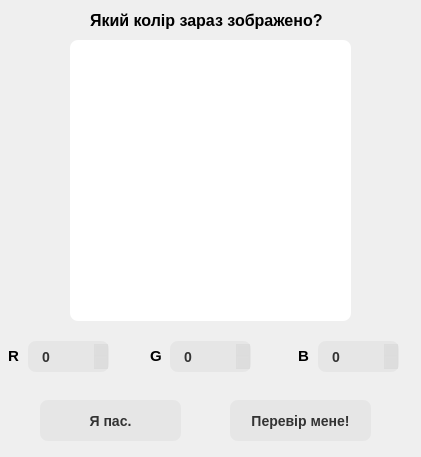
<?xml version="1.0" encoding="UTF-8"?>
<ui version="4.0">
 <class>GameWindow</class>
 <widget class="QWidget" name="GameWindow">
  <property name="geometry">
   <rect>
    <x>0</x>
    <y>0</y>
    <width>421</width>
    <height>457</height>
   </rect>
  </property>
  <property name="minimumSize">
   <size>
    <width>421</width>
    <height>457</height>
   </size>
  </property>
  <property name="maximumSize">
   <size>
    <width>421</width>
    <height>457</height>
   </size>
  </property>
  <property name="windowTitle">
   <string>Вгадай колір</string>
  </property>
  <property name="windowIcon">
   <iconset>
    <normaloff>images/Guess the color.png</normaloff>images/Guess the color.png</iconset>
  </property>
  <widget class="QPushButton" name="pushButton_2">
   <property name="geometry">
    <rect>
     <x>40</x>
     <y>400</y>
     <width>141</width>
     <height>41</height>
    </rect>
   </property>
   <property name="font">
    <font>
     <family>Arial</family>
     <pointsize>-1</pointsize>
     <bold>true</bold>
    </font>
   </property>
   <property name="styleSheet">
    <string notr="true">  background-color: rgba(51, 51, 51, 0.05);
  border-radius: 8px;
  color: #333333;
  font-size: 14px;</string>
   </property>
   <property name="text">
    <string>Я пас.</string>
   </property>
  </widget>
  <widget class="QLabel" name="label_2">
   <property name="geometry">
    <rect>
     <x>8</x>
     <y>348</y>
     <width>16</width>
     <height>16</height>
    </rect>
   </property>
   <property name="font">
    <font>
     <family>Arial</family>
     <pointsize>11</pointsize>
     <bold>true</bold>
    </font>
   </property>
   <property name="text">
    <string>R</string>
   </property>
  </widget>
  <widget class="QPushButton" name="pushButton">
   <property name="geometry">
    <rect>
     <x>230</x>
     <y>400</y>
     <width>141</width>
     <height>41</height>
    </rect>
   </property>
   <property name="font">
    <font>
     <family>Arial</family>
     <pointsize>-1</pointsize>
     <bold>true</bold>
    </font>
   </property>
   <property name="styleSheet">
    <string notr="true">  background-color: rgba(51, 51, 51, 0.05);
  border-radius: 8px;
  color: #333333;
  font-size: 14px;



</string>
   </property>
   <property name="text">
    <string>Перевір мене!</string>
   </property>
  </widget>
  <widget class="QSpinBox" name="spinBox_3">
   <property name="geometry">
    <rect>
     <x>318</x>
     <y>341</y>
     <width>81</width>
     <height>31</height>
    </rect>
   </property>
   <property name="font">
    <font>
     <family>Arial</family>
     <pointsize>-1</pointsize>
     <fontweight>Medium</fontweight>
    </font>
   </property>
   <property name="styleSheet">
    <string notr="true">  background-color: rgba(51, 51, 51, 0.05);
  border-radius: 8px;
  border-width: 0;
  color: #333333;
  font-size: 14px;
  font-weight: 500;
  line-height: 20px;
  padding: 10px 12px;

</string>
   </property>
   <property name="maximum">
    <number>255</number>
   </property>
  </widget>
  <widget class="QLabel" name="label_3">
   <property name="geometry">
    <rect>
     <x>150</x>
     <y>348</y>
     <width>16</width>
     <height>16</height>
    </rect>
   </property>
   <property name="font">
    <font>
     <pointsize>11</pointsize>
     <bold>true</bold>
    </font>
   </property>
   <property name="text">
    <string>G</string>
   </property>
  </widget>
  <widget class="QSpinBox" name="spinBox">
   <property name="geometry">
    <rect>
     <x>28</x>
     <y>341</y>
     <width>81</width>
     <height>31</height>
    </rect>
   </property>
   <property name="font">
    <font>
     <family>Arial</family>
     <pointsize>-1</pointsize>
     <fontweight>Medium</fontweight>
    </font>
   </property>
   <property name="styleSheet">
    <string notr="true">  background-color: rgba(51, 51, 51, 0.05);
  border-radius: 8px;
  border-width: 0;
  color: #333333;
  font-size: 14px;
  font-weight: 500;
  line-height: 20px;
  padding: 10px 12px;

</string>
   </property>
   <property name="maximum">
    <number>255</number>
   </property>
  </widget>
  <widget class="QFrame" name="frame">
   <property name="geometry">
    <rect>
     <x>70</x>
     <y>40</y>
     <width>281</width>
     <height>281</height>
    </rect>
   </property>
   <property name="font">
    <font>
     <pointsize>12</pointsize>
    </font>
   </property>
   <property name="styleSheet">
    <string notr="true">background-color: rgb(255, 255, 255);
border-radius: 8px;</string>
   </property>
   <property name="frameShape">
    <enum>QFrame::StyledPanel</enum>
   </property>
   <property name="frameShadow">
    <enum>QFrame::Raised</enum>
   </property>
  </widget>
  <widget class="QLabel" name="label_4">
   <property name="geometry">
    <rect>
     <x>298</x>
     <y>348</y>
     <width>16</width>
     <height>16</height>
    </rect>
   </property>
   <property name="font">
    <font>
     <family>Arial</family>
     <pointsize>11</pointsize>
     <bold>true</bold>
    </font>
   </property>
   <property name="text">
    <string>B</string>
   </property>
  </widget>
  <widget class="QSpinBox" name="spinBox_2">
   <property name="geometry">
    <rect>
     <x>170</x>
     <y>341</y>
     <width>81</width>
     <height>31</height>
    </rect>
   </property>
   <property name="font">
    <font>
     <family>Arial</family>
     <pointsize>-1</pointsize>
     <fontweight>Medium</fontweight>
    </font>
   </property>
   <property name="styleSheet">
    <string notr="true">  background-color: rgba(51, 51, 51, 0.05);
  border-radius: 8px;
  border-width: 0;
  color: #333333;
  font-size: 14px;
  font-weight: 500;
  line-height: 20px;
  padding: 10px 12px;

</string>
   </property>
   <property name="maximum">
    <number>255</number>
   </property>
  </widget>
  <widget class="QLabel" name="label">
   <property name="geometry">
    <rect>
     <x>90</x>
     <y>10</y>
     <width>241</width>
     <height>20</height>
    </rect>
   </property>
   <property name="font">
    <font>
     <family>Arial</family>
     <pointsize>12</pointsize>
     <bold>true</bold>
    </font>
   </property>
   <property name="text">
    <string>Який колір зараз зображено?</string>
   </property>
  </widget>
 </widget>
 <resources/>
 <connections/>
</ui>
